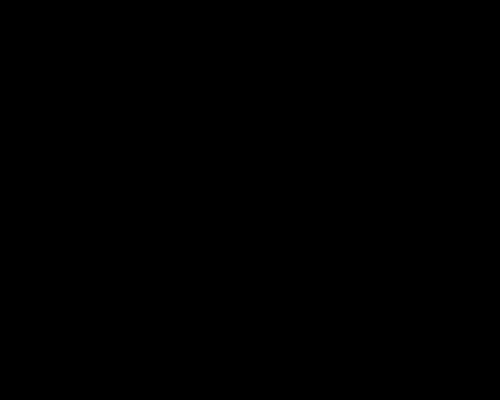
Frame 1 (no input)
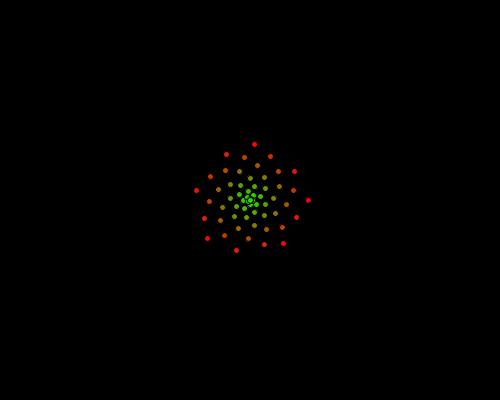
Frame 60 (the mouse pressed at the canvas centre just before this capture)
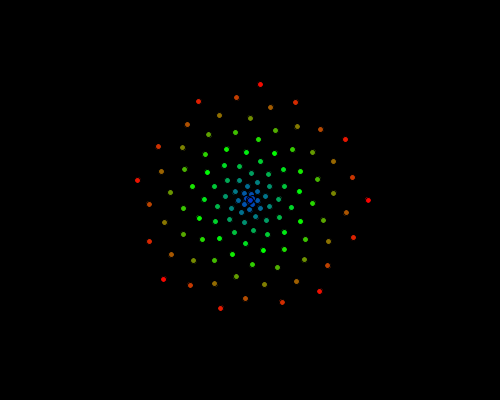
Frame 120 (the mouse held since frame 60 and released just before this capture)

The Processing sketch that drew these frames (run headless with seeded random() and noise(); from frame 60 on, the mouse is pressed at the canvas centre):

// Processing sketch: phyllotaxis
// ── phyllotaxis.pde
//
// phyllotaxis.pde
//
// Darren Kessner
// Marlborough School
//


ArrayList<Ball> balls = new ArrayList<Ball>();

int period = 1;
int rate = 1;

float ballSpeed = 1;

int count = 0;

float colorPeriod = 200;
int currentColor = 0;


// 1, 1, 2, 3, 5, 8, 13, 21, 34, 55, 89

float tau = (float)(1 + Math.sqrt(5))/2;
float golden_angle_proportion = 1/tau/tau; // fraction of circle

float ratio = golden_angle_proportion;
// float ratio = golden_angle_proportion + .01;
//float ratio = golden_angle_proportion - .01;

//float ratio = 1./4;
//float ratio = 5./13;
//float ratio = 13/34.;
//float ratio = 21/55.;
//float ratio = 34./89;


//float ratio = .205;

//float ratio = 2./9;


void setup()
{
    size(500, 400);
    noCursor();

    //println("ratio: " + ratio);
    //println("angle: " + ratio*360.);
}


void draw()
{
    background(0);

    currentColor = myhue((frameCount % colorPeriod)/(float)colorPeriod);

    //text(balls.size(), 50, 50);
    
    for (Ball b : balls)
        b.display();

    if (frameCount % period == 0)
    {
        for (int i=0; i<rate; i++)
        {
            float t = 2*PI*ratio*count;
            count++;
            balls.add(new Ball(width/2, height/2, 
                               ballSpeed*cos(t), ballSpeed*sin(t),
                               currentColor));
        }
    }

    // clean up

    for (int i=balls.size()-1; i>=0; i--)
        if (!balls.get(i).alive)
            balls.remove(i);
}


void keyPressed()
{
    if (isLooping())
      noLoop();
    else
      loop();
}


class Ball
{
    float x;
    float y;
    float vx;
    float vy;
    int c;
    boolean alive;
    final int diameter = 6;

    Ball(float xIn, float yIn, float vxIn, float vyIn, int cIn)
    {
        x = xIn;
        y = yIn;
        vx = vxIn; 
        vy = vyIn;
        c = cIn;
        alive = true;
    }

    void display()
    {
        fill(c);
        ellipse(x, y, diameter, diameter);

        x += vx;
        y += vy;

        if (x<0 || x>width || y<0 || y>height)
            alive = false;
    }
}


// translates x in [0,1] to a rainbow color
int myhue(float x)
{
    float t = 3*x - (int)(3*x);
    if (x < 1./3)
    {
        return color((1-t)*255, t*255, 0); // R->G
    }
    else if (x < 2./3)
    {
        return color(0, (1-t)*255, t*255); // G->B
    }
    else
    {
        return color(t*255, 0, (1-t)*255); // B->R
    }
}
